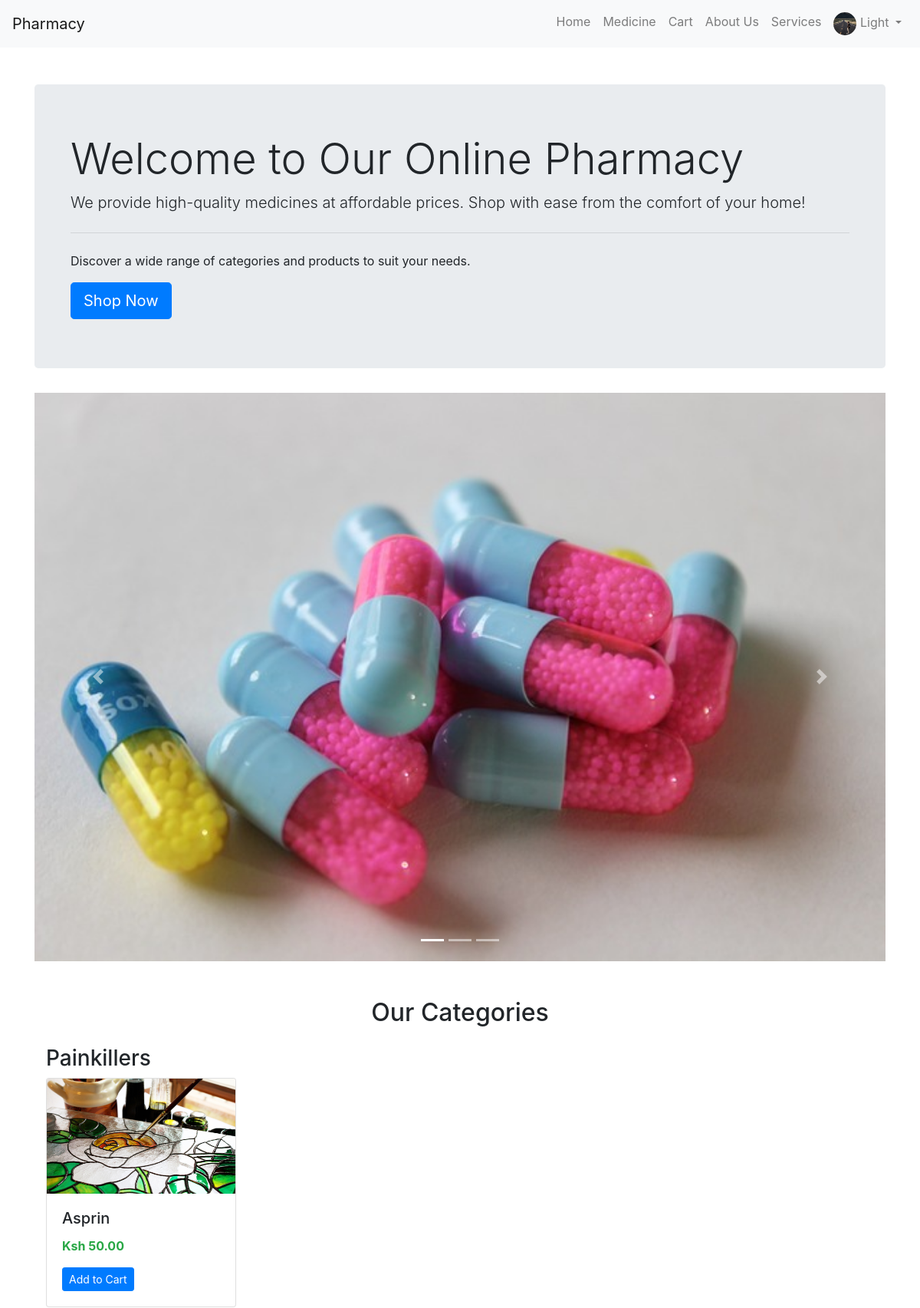
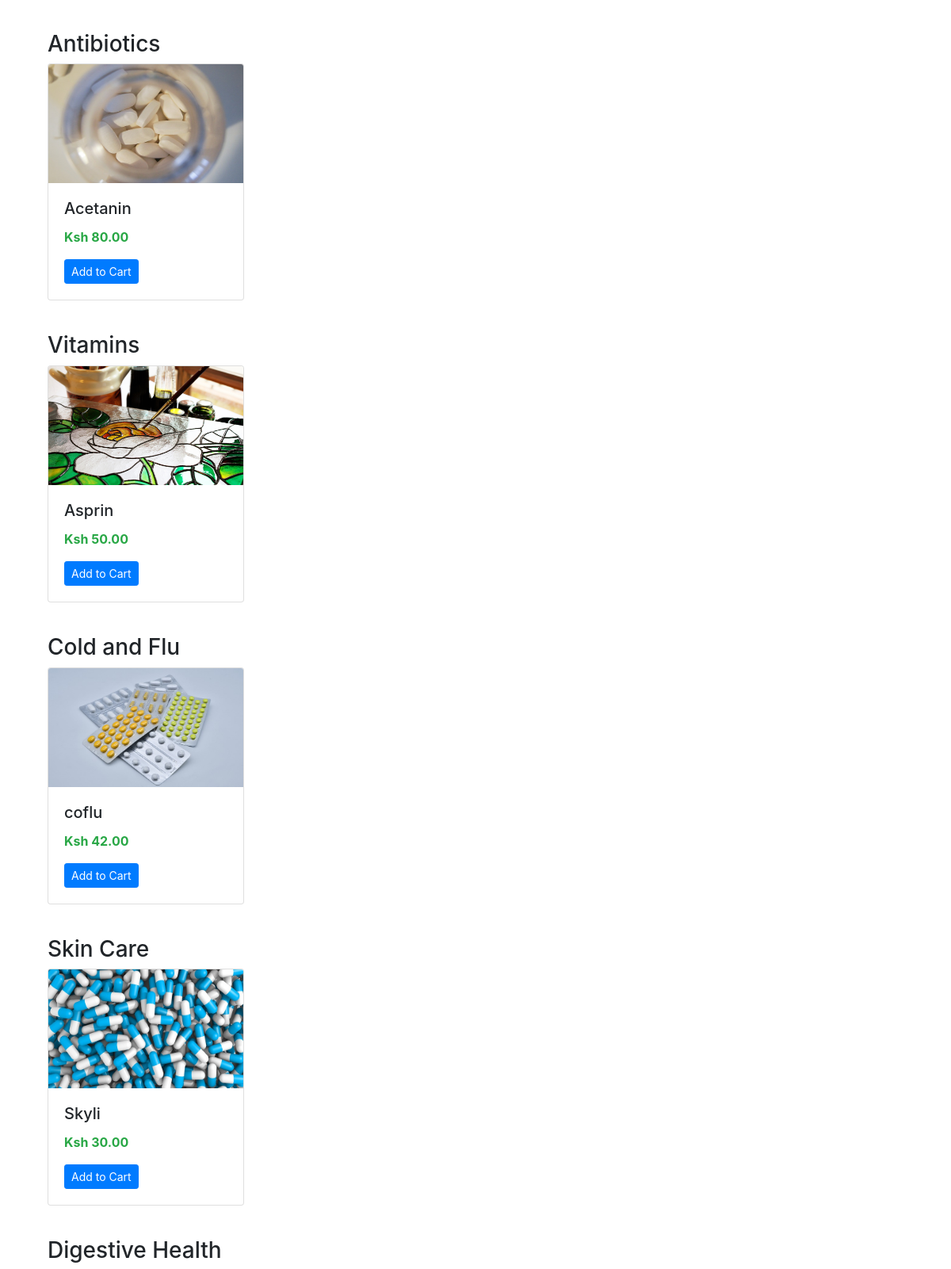
The app's page / (signed in, upper part) with its own data (2 pictures, top to bottom).
### pharmacy_app/models.py (models this page shows, shortened)
class UserProfile(models.Model):
    user = models.OneToOneField(User, on_delete=models.CASCADE, related_name='profile')
    is_admin = models.BooleanField(default=False)
    image = models.ImageField(upload_to='profile_images/', blank=True, null=True)

class Medicine(models.Model):
    name = models.CharField(max_length=100)
    category = models.CharField(max_length=50)
    price = models.DecimalField(max_digits=10, decimal_places=2)
    stock = models.PositiveIntegerField()
    description = models.TextField()
    image = models.ImageField(upload_to='medicine_images/', blank=True, null=True)

### pharmacy_app/views.py (the view)
# urls.py: 2. Add a URL to urlpatterns:  path('', views.home, name='home')
def home(request):
    medicines_by_category = {
        'Painkillers': Medicine.objects.filter(category='Painkillers')[:4],
        'Antibiotics': Medicine.objects.filter(category='Antibiotics')[:4],
        'Vitamins': Medicine.objects.filter(category='Vitamins')[:4],
        'Cold and Flu' : Medicine.objects.filter(category='Cold and Flu')[:4],
        'Skin Care' : Medicine.objects.filter(category='Skin Care')[:4],
        'Digestive Health' : Medicine.objects.filter(category='Digestive Health')[:4]
    }
    carousel_images = [
        'images/medicine2.jpg',
        'images/capsules.jpg',
        'images/tablets.jpg',
    ]
    context = {
        'medicines_by_category': medicines_by_category,
        'carousel_images': carousel_images,
    }
    return render(request, 'base.html', context)

### pharmacy_app/templates/base.html (shortened to what this page needs)
<!DOCTYPE html>
<html lang="en">
<head>
    {% load static %}
    <link rel="stylesheet" href="https://stackpath.bootstrapcdn.com/bootstrap/4.5.2/css/bootstrap.min.css">
</head>
<body>
    <nav class="navbar navbar-expand-lg navbar-light bg-light">
    <a class="navbar-brand" href="{% url 'home' %}">Pharmacy</a>
    <div class="collapse navbar-collapse">
        <ul class="navbar-nav ml-auto">
            <li class="nav-item"><a class="nav-link" href="{% url 'home' %}">Home</a></li>
            <li class="nav-item"><a class="nav-link" href="{% url 'medicine_list' %}">Medicine</a></li>
            <li class="nav-item"><a class="nav-link" href="{% url 'cart' %}">Cart</a></li>
            <li class="nav-item"><a class="nav-link" href="{% url 'about_us' %}">About Us</a></li>
            <li class="nav-item"><a class="nav-link" href="{% url 'services' %}">Services</a></li>
            {% if user.is_authenticated %}
            <li class="nav-item dropdown">
                <a class="nav-link dropdown-toggle" href="#" id="navbarDropdown" role="button" data-toggle="dropdown" aria-haspopup="true" aria-expanded="false">
                    <img src="{% if user.profile.image %}{{ user.profile.image.url }}{% else %}{% static 'images/img_1.png' %}{% endif %}"
                        class="rounded-circle" width="30" height="30" alt="Profile">
        {{ user.first_name|default:user.username }}
    </a>
</li>
{% else %}
<li class="nav-item"><a class="nav-link" href="{% url 'login' %}">Login</a></li>
{% endif %}
        </ul>
    </div>
</nav>
    <div class="container content mt-4">
        {% block content %}
        <div class="jumbotron mt-4">
            <div class="container">
                <h1 class="display-4">Welcome to Our Online Pharmacy</h1>
                <p class="lead">We provide high-quality medicines at affordable prices. Shop with ease from the comfort of your home!</p>
                <hr class="my-4">
                <p>Discover a wide range of categories and products to suit your needs.</p>
                <a class="btn btn-primary btn-lg" href="{% url 'medicine_list' %}" role="button">Shop Now</a>
            </div>
        </div>
        <div id="carouselExampleIndicators" class="carousel slide" data-ride="carousel">
    <ol class="carousel-indicators">
        {% for image in carousel_images %}
        <li data-target="#carouselExampleIndicators" data-slide-to="{{ forloop.counter0 }}" class="{% if forloop.first %}active{% endif %}"></li>
        {% endfor %}
    </ol>
    <div class="carousel-inner">
        {% for image in carousel_images %}
        <div class="carousel-item {% if forloop.first %}active{% endif %}">
            <img src="{% static image %}" class="d-block w-100" alt="Banner {{ forloop.counter }}">
        </div>
        {% endfor %}
    </div>
    <a class="carousel-control-prev" href="#carouselExampleIndicators" role="button" data-slide="prev">
        <span class="carousel-control-prev-icon" aria-hidden="true"></span>
    </a>
    <a class="carousel-control-next" href="#carouselExampleIndicators" role="button" data-slide="next">
        <span class="carousel-control-next-icon" aria-hidden="true"></span>
    </a>
</div>
        <div class="container mt-5">
    <h2 class="text-center">Our Categories</h2>
    {% for category, medicines in medicines_by_category.items %}
    <h3 class="mt-4">{{ category }}</h3>
    <div class="row">
        {% for medicine in medicines %}
        <div class="col-md-3 mb-3">
            <div class="card">
                {% if medicine.image %}
                <img class="card-img-top" src="{{ medicine.image.url }}" alt="{{ medicine.name }}" style="height: 150px;">
                {% else %}
                <img class="card-img-top" src="{% static 'images/img.png' %}" alt="No Image" style="height: 150px;">
                {% endif %}
                <div class="card-body">
                    <h5 class="card-title">{{ medicine.name }}</h5>
                    <p class="text-success"><strong>Ksh {{ medicine.price }}</strong></p>
                    <a href="{% url 'add_to_cart' medicine.pk %}" class="btn btn-primary btn-sm">Add to Cart</a>
                </div>
            </div>
        </div>
        {% endfor %}
    </div>
    {% endfor %}
</div>
        {% endblock %}
    </div>
</body>
</html>

### pharmacy_app/templates/base.html (style rules this page uses)
body { display: flex; flex-direction: column; min-height: 100vh; }
.content { flex: 1; }

### records on screen
Medicine: image (picture), name "Asprin", price "50.00"
Medicine: image (picture), name "Acetanin", price "80.00"
Medicine: image (picture), name "Asprin", price "50.00"
Medicine: image (picture), name "coflu", price "42.00"
Medicine: image (picture), name "Skyli", price "30.00"

### other values on screen
{{ user.first_name|default:user.username }} "Light"
{{ category }} "Painkillers" "Antibiotics" "Vitamins" "Cold and Flu" "Skin Care" "Digestive Health"
